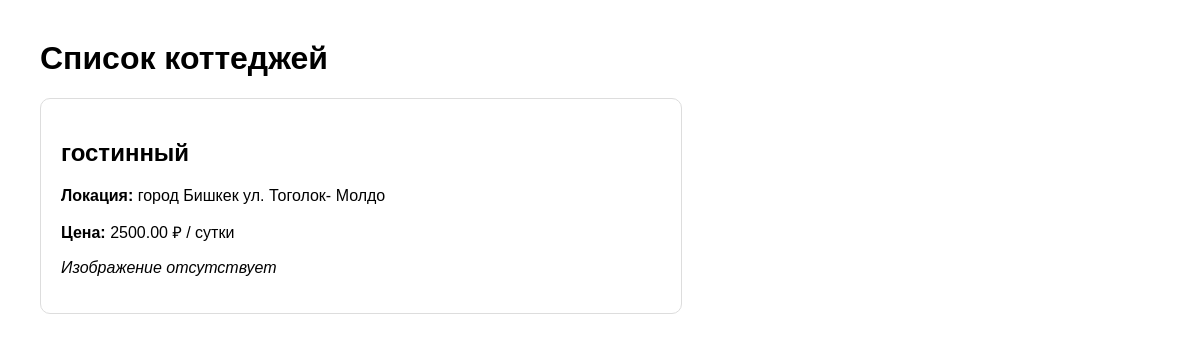
/, run on an earlier commit of the app's database.
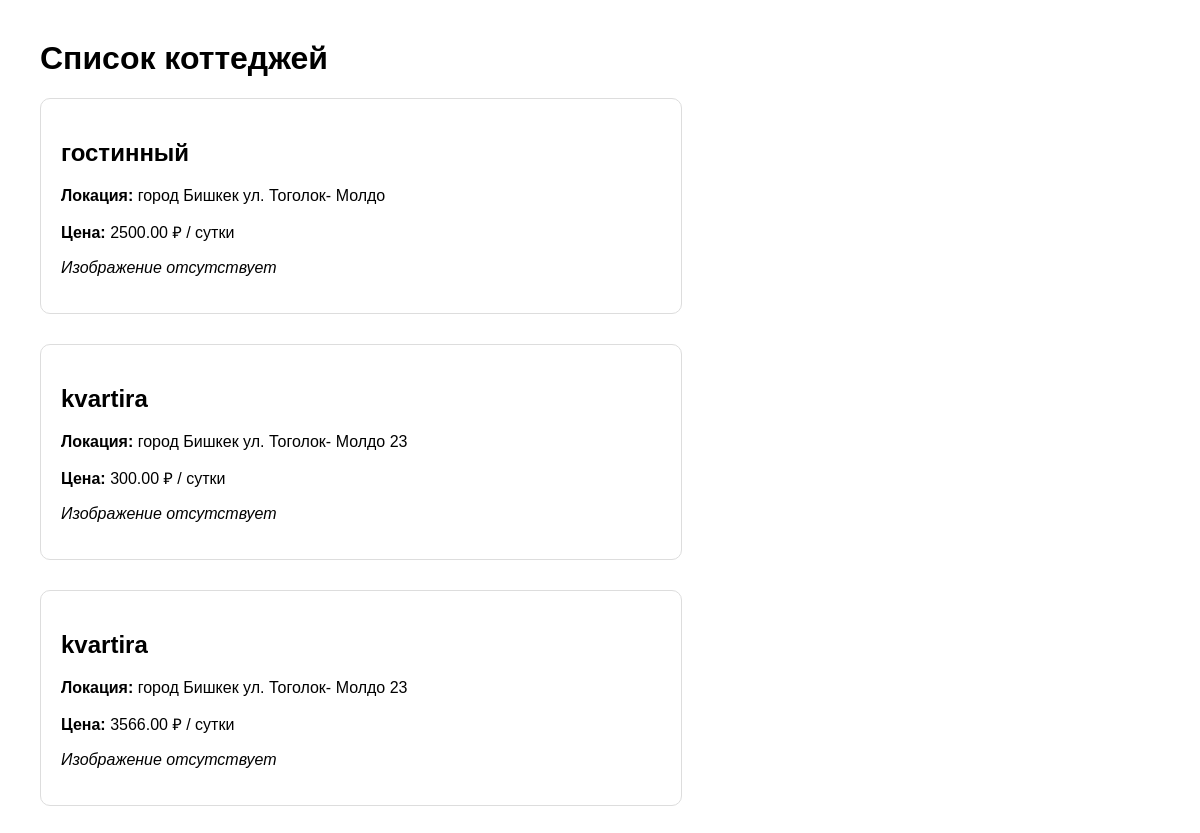
And on a later commit of the database.
### houses/models.py (models this page shows, shortened)
class House(models.Model):
    title = models.CharField(max_length=200)
    location = models.CharField(max_length=100)
    description = models.TextField()
    price_per_day = models.DecimalField(max_digits=10, decimal_places=2)
    beds = models.PositiveIntegerField()
    features = models.ManyToManyField(Feature, blank=True)

### houses/views.py (the view)
# urls.py: path('', views.house_list, name='house_list'),
def house_list(request):
    houses = House.objects.all()
    return render(request, 'houses/house_list.html', {'houses': houses})

### houses/templates/houses/house_list.html (shortened to what this page needs)
<!DOCTYPE html>
<html lang="ru">
<head>
</head>
<body>
    <h1>Список коттеджей</h1>
    {% for house in houses %}
        <div class="house">
            <h2>{{ house.title }}</h2>
            <p><strong>Локация:</strong> {{ house.location }}</p>
            <p><strong>Цена:</strong> {{ house.price_per_day }} ₽ / сутки</p>
            {% if house.image %}
                <img src="{{ house.image.url }}" alt="{{ house.title }}">
            {% else %}
                <p><em>Изображение отсутствует</em></p>
            {% endif %}
        </div>
    {% endfor %}
</body>
</html>

What changed in the data, as far as the page shows it:
added House: title "kvartira", location "город Бишкек ул. Тоголок- Молдо 23", price_per_day "300.00"
added House: title "kvartira", location "город Бишкек ул. Тоголок- Молдо 23", price_per_day "3566.00"
